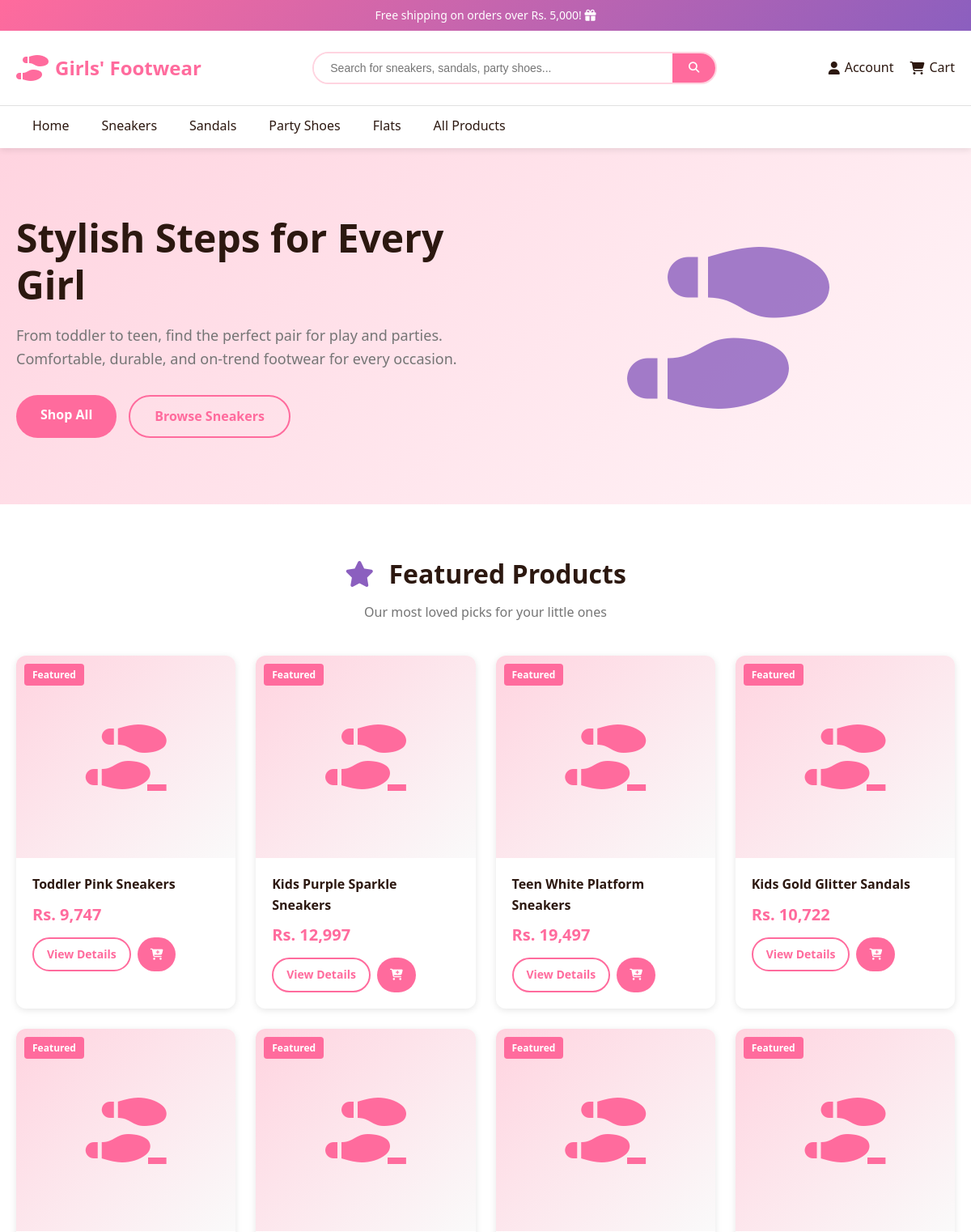
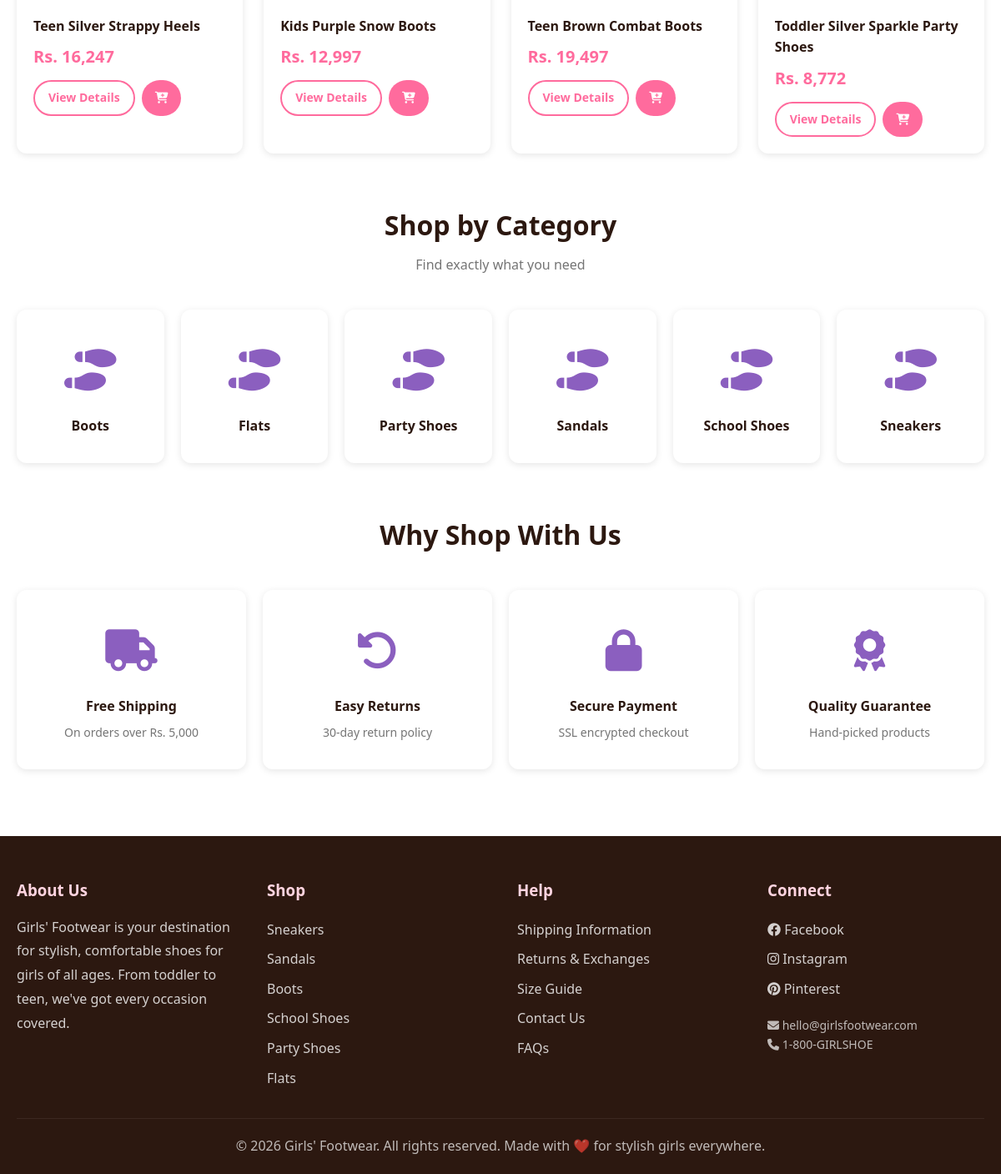
The page /pages/index.php on the database its author committed (2 pictures, top to bottom).
### tables this page shows
CREATE TABLE products (
  id INT PRIMARY KEY AUTO_INCREMENT,
  category_id INT NOT NULL,
  name VARCHAR(200) NOT NULL,
  slug VARCHAR(200) UNIQUE NOT NULL,
  description TEXT,
  price DECIMAL(10,2) NOT NULL,
  stock INT DEFAULT 0,
  sizes JSON NOT NULL,
  colors JSON,
  featured BOOLEAN DEFAULT FALSE,
  active BOOLEAN DEFAULT TRUE,
  created_at TIMESTAMP DEFAULT CURRENT_TIMESTAMP,
  FOREIGN KEY (category_id) REFERENCES categories(id)
);

CREATE TABLE categories (
  id INT PRIMARY KEY AUTO_INCREMENT,
  name VARCHAR(50) NOT NULL,
  slug VARCHAR(50) UNIQUE NOT NULL,
  parent_id INT NULL,
  age_group ENUM('toddler', 'kids', 'teens', 'all') DEFAULT 'all',
  created_at TIMESTAMP DEFAULT CURRENT_TIMESTAMP,
  FOREIGN KEY (parent_id) REFERENCES categories(id)
);

### includes/functions.php (called while the page is built, shortened)
<?php
function escape($string) {
    return htmlspecialchars($string, ENT_QUOTES, 'UTF-8');
}
function formatPrice($price) {
    $lkr = $price * 325;
    return 'Rs. ' . number_format($lkr, 0);
}

### pages/index.php (the view, shortened to what this page needs)
<?php
require_once __DIR__ . '/../includes/functions.php';
$db = getDBConnection();
$stmt = $db->prepare("
    SELECT p.*, c.name as category_name, c.slug as category_slug,
           pi.image_path as product_image
    FROM products p
    JOIN categories c ON p.category_id = c.id
    LEFT JOIN product_images pi ON p.id = pi.product_id AND pi.is_primary = 1
    WHERE p.featured = TRUE AND p.active = TRUE
    ORDER BY p.created_at DESC
    LIMIT 8
");
$stmt->execute();
$featuredProducts = $stmt->fetchAll();
$categories = $db->query("
    SELECT * FROM categories
    WHERE parent_id IS NULL
    ORDER BY name
")->fetchAll();
$categoryIcons = [
    'Sneakers' => '<i class="fas fa-shoe-prints"></i>',
    'Sandals' => '<i class="fas fa-shoe-prints"></i>',
    'Party Shoes' => '<i class="fas fa-gem"></i>',
    'Flats' => '<i class="fas fa-shoe-prints"></i>'
];
include __DIR__ . '/../includes/header.php';
?>
<section class="hero">
    <div class="hero-content">
        <div class="hero-text">
            <h1>Stylish Steps for Every Girl</h1>
            <p>From toddler to teen, find the perfect pair for play and parties. Comfortable, durable, and on-trend footwear for every occasion.</p>
            <div style="display: flex; gap: 15px; flex-wrap: wrap;">
                <a href="products.php" class="btn btn-primary">Shop All</a>
                <a href="products.php?category=sneakers" class="btn btn-outline">Browse Sneakers</a>
            </div>
        </div>
        <div class="hero-image"><i class="fas fa-shoe-prints"></i></div>
    </div>
</section>
<section class="section">
    <div class="section-header">
        <h2 class="section-title"><i class="fas fa-star"></i> Featured Products</h2>
        <p class="section-subtitle">Our most loved picks for your little ones</p>
    </div>
    <div class="products-grid">
        <?php foreach ($featuredProducts as $product):
        ?>
            <div class="product-card">
                <a href="product.php?slug=<?php echo escape($product['slug']); ?>" class="product-image">
                    <span class="product-badge">Featured</span>
                    <?php if (!empty($product['product_image'])): ?>
                        <img src="../<?php echo escape($product['product_image']); ?>" alt="<?php echo escape($product['name']); ?>" style="width:100%; height:100%; object-fit:cover; position:absolute; top:0; left:0;">
                    <?php else: ?>
                        <i class="fas fa-shoe-prints"></i>
                    <?php endif; ?>
                </a>
                <div class="product-info">
                    <a href="product.php?slug=<?php echo escape($product['slug']); ?>" class="product-name">
                        <?php echo escape($product['name']); ?>
                    </a>
                    <div class="product-price"><?php echo formatPrice($product['price']); ?></div>
                    <div class="product-actions">
                        <a href="product.php?slug=<?php echo escape($product['slug']); ?>" class="btn btn-outline btn-sm">View Details</a>
                        <button class="btn btn-primary btn-sm add-cart-btn"
                            onclick="quickAddToCart(<?php echo $product['id']; ?>, '<?php echo escape($product['name']); ?>', '<?php echo escape($product['sizes']); ?>')">
                            <i class="fas fa-cart-plus"></i>
                        </button>
                    </div>
                </div>
            </div>
        <?php endforeach; ?>
    </div>
</section>
<section class="section">
    <div class="section-header">
        <h2 class="section-title">Shop by Category</h2>
        <p class="section-subtitle">Find exactly what you need</p>
    </div>
    <div class="categories-grid">
        <?php foreach ($categories as $category):
            $icon = $categoryIcons[$category['name']] ?? '<i class="fas fa-shoe-prints"></i>';
        ?>
            <a href="products.php?category=<?php echo escape($category['slug']); ?>" class="category-card">
                <div class="category-icon"><?php echo $icon; ?></div>
                <div class="category-name"><?php echo escape($category['name']); ?></div>
            </a>
        <?php endforeach; ?>
    </div>
</section>
<section class="section">
    <div class="section-header">
        <h2 class="section-title">Why Shop With Us</h2>
    </div>
    <div class="categories-grid" style="grid-template-columns: repeat(4, 1fr);">
        <div class="category-card">
            <div class="category-icon"><i class="fas fa-truck"></i></div>
            <div class="category-name">Free Shipping</div>
            <p style="color: var(--gray); font-size: 14px; margin-top: 8px;">On orders over Rs. 5,000</p>
        </div>
        <div class="category-card">
            <div class="category-icon"><i class="fas fa-rotate-left"></i></div>
            <div class="category-name">Easy Returns</div>
            <p style="color: var(--gray); font-size: 14px; margin-top: 8px;">30-day return policy</p>
        </div>
        <div class="category-card">
            <div class="category-icon"><i class="fas fa-lock"></i></div>
            <div class="category-name">Secure Payment</div>
            <p style="color: var(--gray); font-size: 14px; margin-top: 8px;">SSL encrypted checkout</p>
        </div>
        <div class="category-card">
            <div class="category-icon"><i class="fas fa-award"></i></div>
            <div class="category-name">Quality Guarantee</div>
            <p style="color: var(--gray); font-size: 14px; margin-top: 8px;">Hand-picked products</p>
        </div>
    </div>
</section>
<?php include __DIR__ . '/../includes/footer.php'; ?>

### assets/css/style.css (style rules this page uses)
* { margin: 0; padding: 0; box-sizing: border-box; }
:root { --primary: #ff6b9d; --primary-dark: #e94e85; --primary-light: #ffd4e0; --secondary: #8b5fbf; --accent: #ffb347; --success: #4caf50; --danger: #f44336; --warning: #ff9800; --dark: #2c1810; --gray: #757575; --gray-light: #f5f5f5; --gray-border: #e0e0e0; --white: #ffffff; --shadow: 0 2px 8px rgba(0,0,0,0.1); --shadow-lg: 0 4px 16px rgba(0,0,0,0.15); --transition: all 0.3s ease; }
body { font-family: 'Segoe UI', system-ui, -apple-system, sans-serif; color: var(--dark); line-height: 1.6; background: var(--white); }
.hero { background: linear-gradient(135deg, var(--primary-light) 0%, #fff5f8 100%); padding: 60px 20px; position: relative; overflow: hidden; }
.hero-content { max-width: 1280px; margin: 0 auto; display: grid; grid-template-columns: 1fr 1fr; gap: 40px; align-items: center; }
.hero-text h1 { font-size: 48px; color: var(--dark); margin-bottom: 20px; line-height: 1.2; }
.hero-text p { font-size: 18px; color: var(--gray); margin-bottom: 30px; }
.btn { display: inline-block; padding: 12px 30px; border-radius: 30px; text-decoration: none; font-weight: 600; border: none; cursor: pointer; transition: var(--transition); font-size: 16px; }
.btn-primary { background: var(--primary); color: var(--white); }
.btn-outline { background: transparent; color: var(--primary); border: 2px solid var(--primary); }
.hero-image { font-size: 200px; text-align: center; opacity: 0.8; color: var(--secondary); }
.section { max-width: 1280px; margin: 60px auto; padding: 0 20px; }
.section-header { text-align: center; margin-bottom: 40px; }
.section-title { font-size: 32px; color: var(--dark); margin-bottom: 10px; }
.section-title i { color: var(--secondary); margin-right: 10px; }
.section-subtitle { color: var(--gray); font-size: 16px; }
.categories-grid { display: grid; grid-template-columns: repeat(6, 1fr); gap: 20px; }
.category-card { background: var(--white); border-radius: 12px; padding: 30px 20px; text-align: center; text-decoration: none; color: var(--dark); box-shadow: var(--shadow); transition: var(--transition); border: 2px solid transparent; }
.category-icon { font-size: 50px; margin-bottom: 15px; color: var(--secondary); }
.category-name { font-weight: 600; font-size: 16px; }
.products-grid { display: grid; grid-template-columns: repeat(4, 1fr); gap: 25px; }
.product-card { background: var(--white); border-radius: 12px; overflow: hidden; box-shadow: var(--shadow); transition: var(--transition); position: relative; }
.product-image { width: 100%; height: 250px; background: linear-gradient(135deg, var(--primary-light), #fafafa); display: flex; align-items: center; justify-content: center; font-size: 80px; color: var(--primary); position: relative; }
.product-badge { position: absolute; top: 10px; left: 10px; background: var(--primary); color: var(--white); padding: 4px 10px; border-radius: 4px; font-size: 12px; font-weight: 600; }
.product-info { padding: 20px; }
.product-name { font-size: 16px; font-weight: 600; margin-bottom: 8px; color: var(--dark); text-decoration: none; display: block; }
.product-price { font-size: 20px; font-weight: bold; color: var(--primary); margin-bottom: 12px; }
.product-actions { display: flex; gap: 8px; }
.btn-sm { padding: 8px 16px; font-size: 14px; }

### rows shown on the page
products: name "Toddler Pink Sneakers", price "Rs. 9,747"
products: name "Kids Purple Sparkle Sneakers", price "Rs. 12,997"
products: name "Teen White Platform Sneakers", price "Rs. 19,497"
products: name "Kids Gold Glitter Sandals", price "Rs. 10,722"
products: name "Teen Silver Strappy Heels", price "Rs. 16,247"
products: name "Kids Purple Snow Boots", price "Rs. 12,997"
products: name "Teen Brown Combat Boots", price "Rs. 19,497"
products: name "Toddler Silver Sparkle Party Shoes", price "Rs. 8,772"
categories: name "Boots"
categories: name "Flats"
categories: name "Party Shoes"
categories: name "Sandals"
categories: name "School Shoes"
categories: name "Sneakers"
